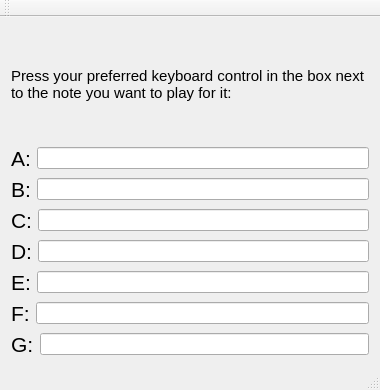
<?xml version="1.0" encoding="UTF-8"?>
<ui version="4.0">
 <class>MappingsInterface</class>
 <widget class="QMainWindow" name="MappingsInterface">
  <property name="geometry">
   <rect>
    <x>0</x>
    <y>0</y>
    <width>380</width>
    <height>390</height>
   </rect>
  </property>
  <property name="windowTitle">
   <string>MusicalMappings</string>
  </property>
  <widget class="QWidget" name="mappingWindow">
   <layout class="QVBoxLayout" name="verticalLayout_2">
    <item>
     <widget class="QLabel" name="instructions">
      <property name="font">
       <font>
        <pointsize>11</pointsize>
       </font>
      </property>
      <property name="text">
       <string>Press your preferred keyboard control in the box next to the note you want to play for it:</string>
      </property>
      <property name="wordWrap">
       <bool>true</bool>
      </property>
     </widget>
    </item>
    <item>
     <layout class="QVBoxLayout" name="verticalLayout">
      <item>
       <layout class="QHBoxLayout" name="horizontalLayout">
        <item>
         <widget class="QLabel" name="A_label">
          <property name="font">
           <font>
            <pointsize>16</pointsize>
           </font>
          </property>
          <property name="text">
           <string>A:</string>
          </property>
         </widget>
        </item>
        <item>
         <widget class="QLineEdit" name="A_input"/>
        </item>
       </layout>
      </item>
      <item>
       <layout class="QHBoxLayout" name="horizontalLayout_2">
        <item>
         <widget class="QLabel" name="B_label">
          <property name="font">
           <font>
            <pointsize>16</pointsize>
           </font>
          </property>
          <property name="text">
           <string>B:</string>
          </property>
         </widget>
        </item>
        <item>
         <widget class="QLineEdit" name="B_input"/>
        </item>
       </layout>
      </item>
      <item>
       <layout class="QHBoxLayout" name="horizontalLayout_3">
        <item>
         <widget class="QLabel" name="C_label">
          <property name="font">
           <font>
            <pointsize>16</pointsize>
           </font>
          </property>
          <property name="text">
           <string>C:</string>
          </property>
         </widget>
        </item>
        <item>
         <widget class="QLineEdit" name="C_input"/>
        </item>
       </layout>
      </item>
      <item>
       <layout class="QHBoxLayout" name="horizontalLayout_4">
        <item>
         <widget class="QLabel" name="D_label">
          <property name="font">
           <font>
            <pointsize>16</pointsize>
           </font>
          </property>
          <property name="text">
           <string>D:</string>
          </property>
         </widget>
        </item>
        <item>
         <widget class="QLineEdit" name="D_input"/>
        </item>
       </layout>
      </item>
      <item>
       <layout class="QHBoxLayout" name="horizontalLayout_5">
        <item>
         <widget class="QLabel" name="E_label">
          <property name="font">
           <font>
            <pointsize>16</pointsize>
           </font>
          </property>
          <property name="text">
           <string>E:</string>
          </property>
         </widget>
        </item>
        <item>
         <widget class="QLineEdit" name="E_input"/>
        </item>
       </layout>
      </item>
      <item>
       <layout class="QHBoxLayout" name="horizontalLayout_6">
        <item>
         <widget class="QLabel" name="F_label">
          <property name="font">
           <font>
            <pointsize>16</pointsize>
           </font>
          </property>
          <property name="text">
           <string>F:</string>
          </property>
         </widget>
        </item>
        <item>
         <widget class="QLineEdit" name="F_input"/>
        </item>
       </layout>
      </item>
      <item>
       <layout class="QHBoxLayout" name="horizontalLayout_7">
        <item>
         <widget class="QLabel" name="G_label">
          <property name="font">
           <font>
            <pointsize>16</pointsize>
           </font>
          </property>
          <property name="text">
           <string>G:</string>
          </property>
         </widget>
        </item>
        <item>
         <widget class="QLineEdit" name="G_input"/>
        </item>
       </layout>
      </item>
     </layout>
    </item>
   </layout>
  </widget>
  <widget class="QMenuBar" name="menuBar">
   <property name="geometry">
    <rect>
     <x>0</x>
     <y>0</y>
     <width>380</width>
     <height>26</height>
    </rect>
   </property>
  </widget>
  <widget class="QToolBar" name="mainToolBar">
   <attribute name="toolBarArea">
    <enum>TopToolBarArea</enum>
   </attribute>
   <attribute name="toolBarBreak">
    <bool>false</bool>
   </attribute>
  </widget>
  <widget class="QStatusBar" name="statusBar"/>
 </widget>
 <layoutdefault spacing="6" margin="11"/>
 <resources/>
 <connections/>
</ui>
